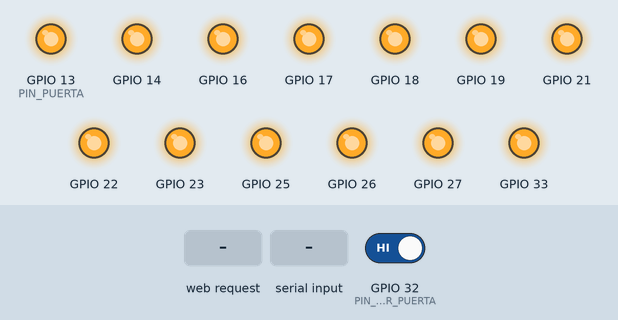
The sketch below on a simulated ESP32. Shown: output pins drawn as LEDs (lit = HIGH). The inputs (shaded band) are chosen by the test bench; at power-on: GPIO 32 (PIN_SENSOR_PUERTA) HIGH. WiFi joins after 1.5 s; servers stay silent unless stated; nothing arrives over Bluetooth unless stated; what the sketch prints to the serial monitor is not drawn.

Above: at 3.2 s.
3.3 s: HTTP request GET /allon received
At 3.7 s:
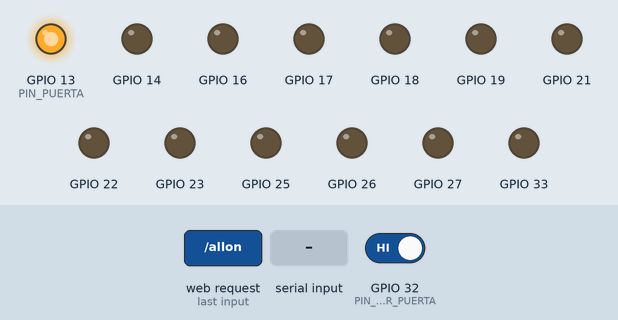
4.8 s: "door_open\n" received over the second serial link
At 5.2 s:
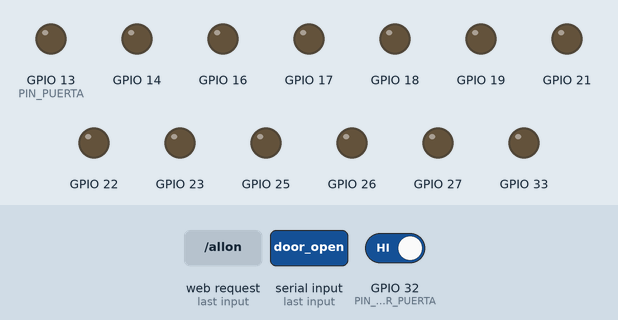
6.8 s: HTTP request GET /alloff received
At 7.6 s:
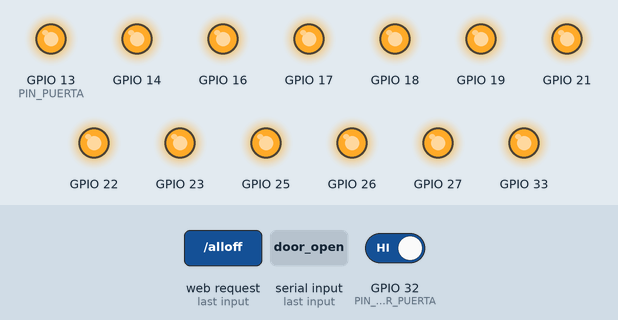
8.3 s: "door_open\n" received over the second serial link
At 8.7 s:
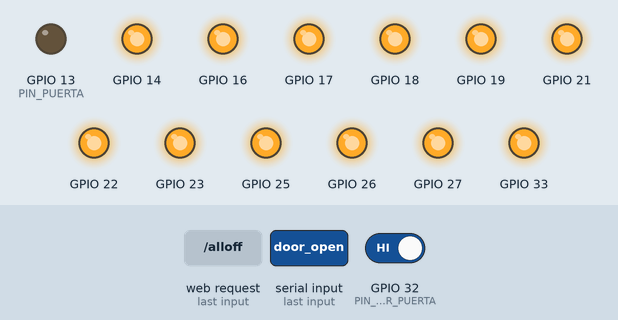
10.3 s: HTTP request GET /allon?zona=1&state=1&cmd=1 received
At 11.5 s:
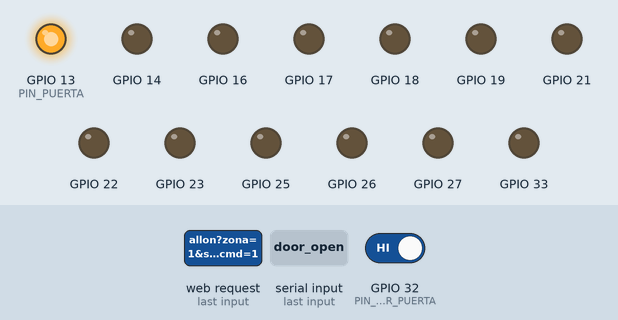
Timing chart, 0 to 12.8 s (numbered marks = the images above; inputs shaded):
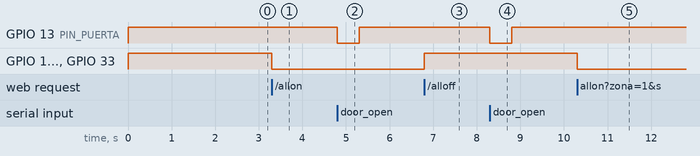

Measured:
- after the input at 3.3 s, GPIO 14, GPIO 16–19, GPIO 21–23, GPIO 25–27, GPIO 33: HIGH → LOW at once
- after the input at 4.8 s, GPIO 13 (PIN_PUERTA): HIGH → LOW at once, → HIGH 0.50 s later
- after the input at 6.8 s, GPIO 14, GPIO 16–19, GPIO 21–23, GPIO 25–27, GPIO 33: LOW → HIGH at once
- after the input at 8.3 s, GPIO 13 (PIN_PUERTA): HIGH → LOW at once, → HIGH 0.50 s later
- after the input at 10.3 s, GPIO 14, GPIO 16–19, GPIO 21–23, GPIO 25–27, GPIO 33: HIGH → LOW at once

The sketch:

CONTROL_DE_DOMOTICA.ino
```cpp
/*
  ESP32 Domótica HÍBRIDO (Wi-Fi STA + HTTP + mDNS + Bluetooth SPP)
  - Control de 12 luminarias + puerta eléctrica con sensor magnético
  - Endpoints HTTP:
      /light?zona=<nombre>&state=<on|off>
      /door?cmd=open | closed
      /status (retorna JSON)
  - Comandos Bluetooth:
      DOOR_OPEN / STATUS? / WIFI:<SSID>|<PASSWORD>
*/

#include <WiFi.h>
#include <WebServer.h>
#include <ESPmDNS.h>
#include <BluetoothSerial.h>

// =====================
// CONFIGURACIÓN WiFi y mDNS
// =====================
const char* STA_SSID  = "MKINF-003-2G";
const char* STA_PASS  = "**L4bH2##";
const char* MDNS_NAME = "casa";  // http://casa.local

// =====================
// BLUETOOTH
// =====================
BluetoothSerial BT;
const char* BT_NAME = "ESP32_DOMOTICA";

// =====================
WebServer server(80);

// =====================
int RELAY_ACTIVE_LEVEL   = LOW;
int RELAY_INACTIVE_LEVEL = HIGH;

// =====================
// ESTRUCTURA DE LUCES
// =====================
struct ZonaLuz {
  const char* nombre;
  int pin;
  bool estado;
};

ZonaLuz luces[] = {
  { "comedor", 23, false },
  { "cuarto1", 22, false },
  { "cuarto2", 21, false },
  { "cuarto3", 19, false },
  { "cuarto4", 18, false },
  { "cuarto5", 17, false },
  { "sala",    16, false },
  { "entrada", 27, false },
  { "bano",    26, false },
  { "admin",   25, false },
  { "pasillo", 33, false },
  { "bano2",   14, false }
};
const int NUM_LUCES = sizeof(luces) / sizeof(luces[0]);

// =====================
// PUERTA Y SENSOR
// =====================
const int PIN_PUERTA = 13;           // Relé de la cerradura
const int PIN_SENSOR_PUERTA = 32;    // Sensor magnético (reed)
const unsigned long PULSO_PUERTA_MS = 500;

bool puertaEnPulso = false;
unsigned long puertaPulsoTermina = 0;
bool puertaAbierta = false;

// Buffer Bluetooth
String btIn;

// =====================
// FUNCIONES BÁSICAS
// =====================
int buscarZonaPorNombre(const String& zona) {
  for (int i = 0; i < NUM_LUCES; i++)
    if (zona.equalsIgnoreCase(luces[i].nombre)) return i;
  return -1;
}

void setLuzEstado(int idx, bool encender) {
  if (idx < 0 || idx >= NUM_LUCES) return;
  luces[idx].estado = encender;
  digitalWrite(luces[idx].pin, encender ? RELAY_ACTIVE_LEVEL : RELAY_INACTIVE_LEVEL);
}

void abrirPuerta() {
  digitalWrite(PIN_PUERTA, RELAY_ACTIVE_LEVEL);
  puertaEnPulso = true;
  puertaPulsoTermina = millis() + PULSO_PUERTA_MS;
}

// =====================
// SENSOR MAGNÉTICO
// =====================
void leerSensorPuerta() {
  int valor = digitalRead(PIN_SENSOR_PUERTA);
  puertaAbierta = (valor == HIGH);  // HIGH = abierta, LOW = cerrada
}

// =====================
//  HTTP: /status
// =====================
void handleStatus() {
  leerSensorPuerta();
  String json = "{";
  for (int i = 0; i < NUM_LUCES; i++) {
    json += "\"" + String(luces[i].nombre) + "\":\"" + (luces[i].estado ? "on" : "off") + "\",";
  }
  json += "\"puerta\":\"" + String(puertaAbierta ? "ABIERTA" : "CERRADA") + "\"}";
  server.sendHeader("Access-Control-Allow-Origin", "*");
  server.send(200, "application/json", json);
}

// =====================
void handleLight() {
  if (!server.hasArg("zona") || !server.hasArg("state")) {
    server.send(400, "text/plain", "FALTAN PARAMETROS");
    return;
  }
  String zona = server.arg("zona");
  String state = server.arg("state");

  int idx = buscarZonaPorNombre(zona);
  if (idx == -1) {
    server.send(404, "text/plain", "ZONA NO ENCONTRADA");
    return;
  }

  setLuzEstado(idx, state.equalsIgnoreCase("on"));
  server.sendHeader("Access-Control-Allow-Origin", "*");
  server.send(200, "text/plain", "OK");
}

void handleDoor() {
  if (!server.hasArg("cmd")) {
    server.send(400, "text/plain", "FALTA cmd");
    return;
  }

  String cmd = server.arg("cmd");
  if (cmd.equalsIgnoreCase("open")) abrirPuerta();

  server.sendHeader("Access-Control-Allow-Origin", "*");
  server.send(200, "text/plain", "OK");
}

// =====================
// Bluetooth parser
// =====================
void handleBtCommand(const String& raw) {
  String c = raw; c.trim();

  if (c.startsWith("WIFI:")) {
    int sep = c.indexOf('|');
    if (sep > 0) {
      String ssid = c.substring(5, sep);
      String pass = c.substring(sep + 1);
      BT.println("⚙️ Nueva red: " + ssid);
      WiFi.disconnect();
      WiFi.begin(ssid.c_str(), pass.c_str());
      unsigned long start = millis();
      while (WiFi.status() != WL_CONNECTED && millis() - start < 10000) {
        delay(500);
        BT.print(".");
      }
      if (WiFi.status() == WL_CONNECTED)
        BT.println("\n✅ WiFi conectado. IP: " + WiFi.localIP().toString());
      else
        BT.println("\n❌ Falló la conexión WiFi");
    }
    return;
  }

  if (c == "door_open") { abrirPuerta(); BT.println("OK"); return; }
  if (c == "status?") {
    leerSensorPuerta();
    BT.println("{\"puerta\":\"" + String(puertaAbierta ? "ABIERTA" : "CERRADA") + "\"}");
    return;
  }
}

// =====================
void wifiConnect() {
  WiFi.mode(WIFI_STA);
  WiFi.begin(STA_SSID, STA_PASS);
  Serial.print("Conectando a WiFi");
  while (WiFi.status() != WL_CONNECTED) {
    delay(300);
    Serial.print(".");
  }
  Serial.println("\nWiFi conectado.");
  Serial.print("IP: ");
  Serial.println(WiFi.localIP());
  if (MDNS.begin(MDNS_NAME)) {
    Serial.print("mDNS listo: http://");
    Serial.print(MDNS_NAME);
    Serial.println(".local");
  }
  BT.println("== Iniciando Domótica HÍBRIDO ==");
  BT.println("WiFi conectado.");
  BT.println("IP: " + WiFi.localIP().toString());
  BT.println("HTTP listo en puerto 80.");
}

// =====================
void setup() {
  Serial.begin(115200);
  Serial.println("\n== Iniciando Domótica HÍBRIDO ==");

  for (int i = 0; i < NUM_LUCES; i++) {
    pinMode(luces[i].pin, OUTPUT);
    digitalWrite(luces[i].pin, RELAY_INACTIVE_LEVEL);
  }

  pinMode(PIN_PUERTA, OUTPUT);
  digitalWrite(PIN_PUERTA, RELAY_INACTIVE_LEVEL);

  pinMode(PIN_SENSOR_PUERTA, INPUT_PULLUP);

  BT.begin(BT_NAME);
  Serial.println("Bluetooth listo para emparejar.");
  delay(500);

  wifiConnect();

  server.on("/light", handleLight);
  server.on("/door", handleDoor);
  server.on("/status", handleStatus);

  server.on("/allon", []() {
    for (int i = 0; i < NUM_LUCES; i++) setLuzEstado(i, true);
    server.send(200, "text/plain", "OK - TODAS ENCENDIDAS");
  });

  server.on("/alloff", []() {
    for (int i = 0; i < NUM_LUCES; i++) setLuzEstado(i, false);
    server.send(200, "text/plain", "OK - TODAS APAGADAS");
  });

  server.begin();
  Serial.println("HTTP listo en puerto 80.");
}

// =====================
void loop() {
  server.handleClient();

  leerSensorPuerta();

  if (puertaEnPulso && millis() >= puertaPulsoTermina) {
    digitalWrite(PIN_PUERTA, RELAY_INACTIVE_LEVEL);
    puertaEnPulso = false;
  }

  while (BT.available()) {
    char ch = (char)BT.read();
    if (ch == '\n' || ch == '\r') {
      if (btIn.length()) {
        handleBtCommand(btIn);
        btIn = "";
      }
    } else {
      btIn += ch;
    }
  }
}
```
